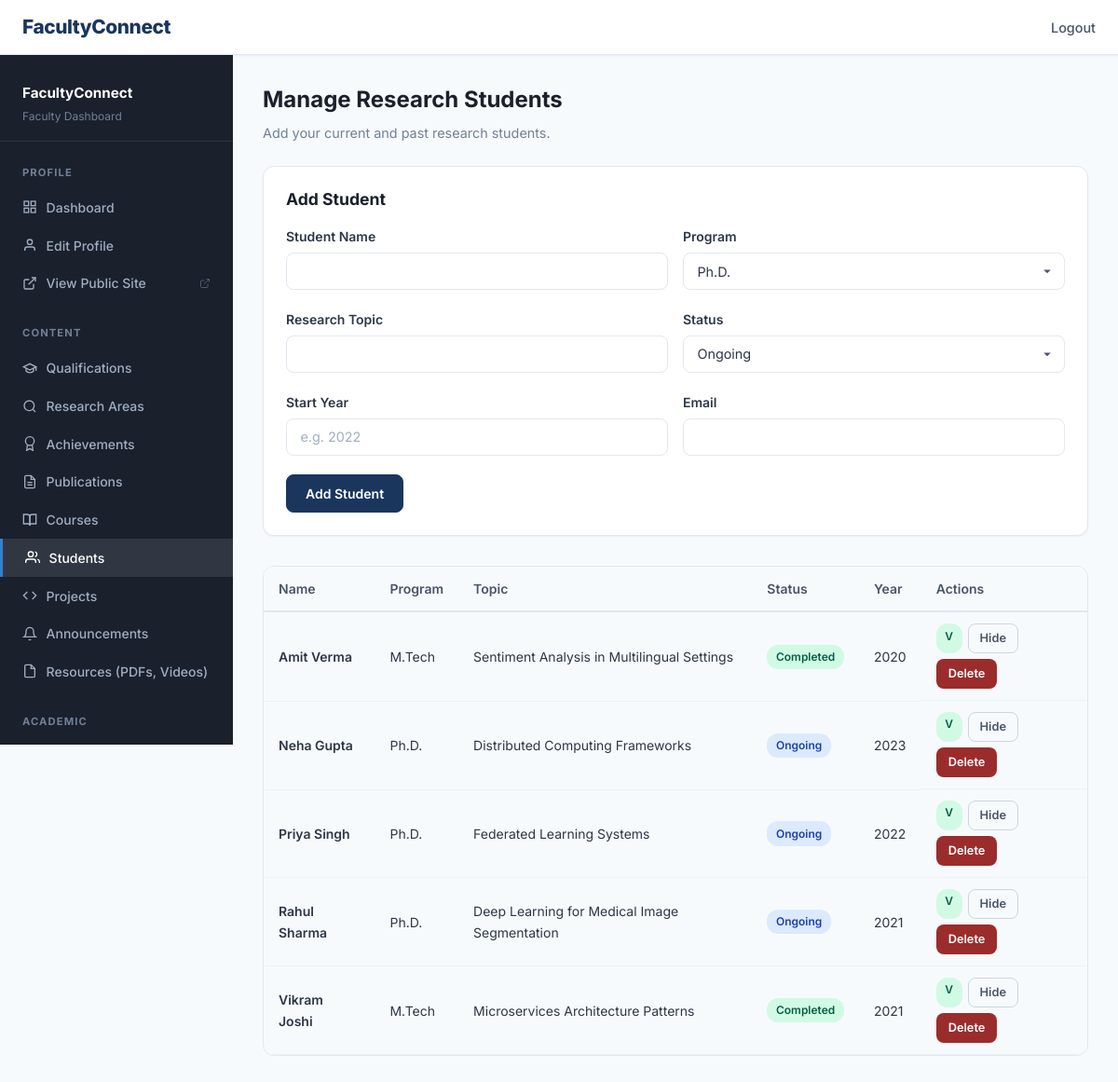
Page /dashboard/students (signed in) on the committed database.
### tables this page shows
CREATE TABLE students (
            id INTEGER PRIMARY KEY AUTOINCREMENT,
            faculty_id INTEGER NOT NULL,
            name TEXT NOT NULL,
            program TEXT DEFAULT '',
            research_topic TEXT DEFAULT '',
            status TEXT DEFAULT 'ongoing',
            start_year TEXT DEFAULT '',
            email TEXT DEFAULT '',
            is_published INTEGER DEFAULT 1,
            FOREIGN KEY (faculty_id) REFERENCES faculty(id) ON DELETE CASCADE
        );

### app.py (the view, shortened to what this page needs)
@app.route('/dashboard/students', methods=['GET', 'POST'])
@fresh_login_required
def manage_students():
    db = get_db()
    fid = g.faculty['id']
    items = db.execute('SELECT * FROM students WHERE faculty_id=? ORDER BY name', (fid,)).fetchall()
    return render_template('faculty/manage_students.html', faculty=g.faculty, items=items)

### app.py (called while the page is built, shortened)
def get_platform_db():
    try:
        if 'platform_db' not in g:
            g.platform_db = sqlite3.connect(app.config['DATABASE'], timeout=15)
            g.platform_db.row_factory = sqlite3.Row
            g.platform_db.execute('PRAGMA foreign_keys = ON')
            try:
                g.platform_db.execute('PRAGMA journal_mode = WAL')
            except Exception:
                pass
        return g.platform_db
    except RuntimeError:
        db = sqlite3.connect(app.config['DATABASE'], timeout=15)
        db.row_factory = sqlite3.Row
        db.execute('PRAGMA foreign_keys = ON')
        return db

def get_db():
    if 'db' not in g:
        fid = None
        try:
            fid = session.get('faculty_id')
        except RuntimeError:
            pass
        if fid:
            pdb = get_platform_db()
            row = pdb.execute('SELECT is_detached FROM faculty WHERE id = ?', (fid,)).fetchone()
        g.db = sqlite3.connect(app.config['DATABASE'], timeout=15)
        g.db.row_factory = sqlite3.Row
        g.db.execute('PRAGMA foreign_keys = ON')
        try:
            g.db.execute('PRAGMA journal_mode = WAL')
        except Exception:
            pass
        g._using_independent_db = False
    return g.db

def get_faculty_by_id(fid):
    pdb = get_platform_db()
    return pdb.execute('SELECT * FROM faculty WHERE id = ?', (fid,)).fetchone()

def fresh_login_required(f):
    @wraps(f)
    def decorated(*args, **kwargs):
        if 'faculty_id' not in session:
            flash('Please log in.', 'warning')
            return redirect(url_for('login'))
        faculty = get_faculty_by_id(session['faculty_id'])
        if not faculty or not faculty['is_active']:
            session.clear()
            flash('Account not found or deactivated.', 'danger')
            return redirect(url_for('login'))
        g.faculty = faculty
        return f(*args, **kwargs)
    return decorated

@app.context_processor
def inject_admin_counts():
    try:
        pdb = get_platform_db()
        return {
            'pending_migrations_count': pdb.execute("SELECT COUNT(*) c FROM migration_requests WHERE status='pending'").fetchone()['c'],
            'unresolved_threats_count': pdb.execute('SELECT COUNT(*) c FROM threats WHERE is_resolved=0').fetchone()['c'],
        }
    except Exception:
        return {'pending_migrations_count': 0, 'unresolved_threats_count': 0}

### templates/faculty/manage_students.html (shortened to what this page needs)
<!DOCTYPE html>
<html lang="en">
<head>
    <link rel="stylesheet" href="{{ url_for('static', filename='css/style.css') }}">
</head>
<body>
    <nav class="navbar"><div class="container"><a href="{{ url_for('faculty_dashboard') }}" class="navbar-brand">FacultyConnect</a><ul class="navbar-nav"><li><a href="{{ url_for('logout') }}">Logout</a></li></ul></div></nav>
    <div class="dashboard-layout">
        {% set active_page = 'students' %}
        {% include 'faculty/_sidebar.html' %}
        <main class="dashboard-content">
            <h1 style="font-size: 1.5rem; margin-bottom: 0.5rem;">Manage Research Students</h1>
            <p style="color: #718096; font-size: 0.9rem; margin-bottom: 1.5rem;">Add your current and past research students.</p>
            <div class="card" style="margin-bottom: 2rem;">
                <h3 style="font-size: 1.1rem; margin-bottom: 1rem;">Add Student</h3>
                <form method="POST" action="{{ url_for('manage_students') }}">
                    <div class="form-row">
                        <div class="form-group">
                            <label for="name">Student Name</label>
                            <input type="text" id="name" name="name" class="form-control" required>
                        </div>
                        <div class="form-group">
                            <label for="program">Program</label>
                            <select id="program" name="program" class="form-control">
                                <option value="Ph.D.">Ph.D.</option>
                            </select>
                        </div>
                    </div>
                    <div class="form-row">
                        <div class="form-group">
                            <label for="research_topic">Research Topic</label>
                            <input type="text" id="research_topic" name="research_topic" class="form-control">
                        </div>
                        <div class="form-group">
                            <label for="status">Status</label>
                            <select id="status" name="status" class="form-control">
                                <option value="ongoing">Ongoing</option>
                            </select>
                        </div>
                    </div>
                    <div class="form-row">
                        <div class="form-group">
                            <label for="start_year">Start Year</label>
                            <input type="text" id="start_year" name="start_year" class="form-control" placeholder="e.g. 2022">
                        </div>
                        <div class="form-group">
                            <label for="email">Email</label>
                            <input type="email" id="email" name="email" class="form-control">
                        </div>
                    </div>
                    <button type="submit" class="btn btn-primary">Add Student</button>
                </form>
            </div>
            {% if items %}
            <div class="table-container">
                <table>
                    <thead><tr><th>Name</th><th>Program</th><th>Topic</th><th>Status</th><th>Year</th><th>Actions</th></tr></thead>
                    <tbody>
                    {% for s in items %}
                    <tr>
                        <td style="font-weight: 600;">{{ s.name }}</td>
                        <td>{{ s.program }}</td>
                        <td>{{ s.research_topic }}</td>
                        <td><span class="status-{{ s.status }}">{{ s.status|capitalize }}</span></td>
                        <td>{{ s.start_year }}</td>
                        <td class="table-actions">
                            <span class="status-{{ 'active' if s.is_published else 'inactive' }}">{{ 'V' if s.is_published else 'H' }}</span>
                            <form method="POST" style="display: inline;"><button type="submit" class="btn btn-sm btn-outline">{{ 'Hide' if s.is_published else 'Show' }}</button></form>
                            <form method="POST" style="display: inline;" onsubmit="return confirm('Delete?')"><button type="submit" class="btn btn-sm btn-danger">Delete</button></form>
                        </td>
                    </tr>
                    {% endfor %}
                    </tbody>
                </table>
            </div>
            {% else %}
            <div class="empty-state"><h3>No students added yet</h3></div>
            {% endif %}
        </main>
    </div>
</body>
</html>

### rows in the picture
students: name "Amit Verma", program "M.Tech", research_topic "Sentiment Analysis in Multilingual Settings", status "Completed", start_year "2020", is_published "V", is_published "Hide"
students: name "Neha Gupta", program "Ph.D.", research_topic "Distributed Computing Frameworks", status "Ongoing", start_year "2023", is_published "V", is_published "Hide"
students: name "Priya Singh", program "Ph.D.", research_topic "Federated Learning Systems", status "Ongoing", start_year "2022", is_published "V", is_published "Hide"
students: name "Rahul Sharma", program "Ph.D.", research_topic "Deep Learning for Medical Image Segmentation", status "Ongoing", start_year "2021", is_published "V", is_published "Hide"
students: name "Vikram Joshi", program "M.Tech", research_topic "Microservices Architecture Patterns", status "Completed", start_year "2021", is_published "V", is_published "Hide"
